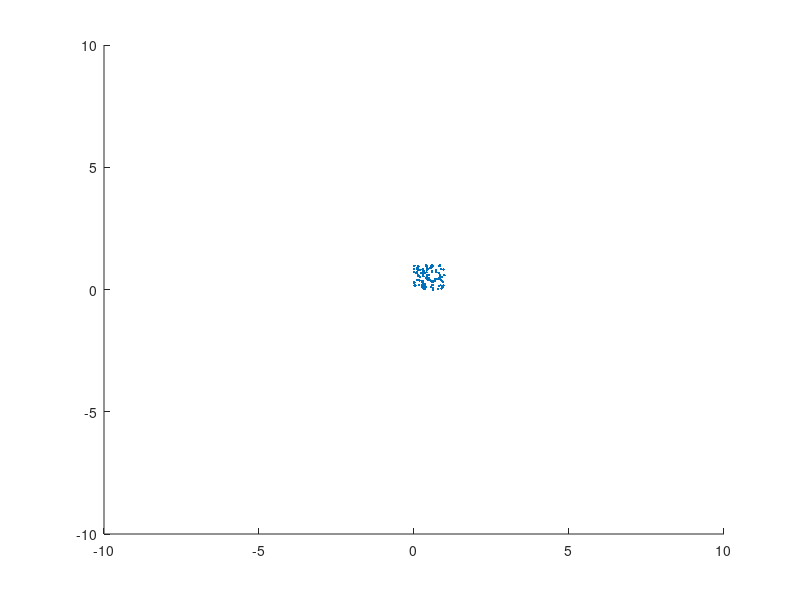

The MATLAB source for this figure: (Note: this script raises an error after producing the figure.)
n = 100;
d = 2;
X = rand(n,2*d);    % half the state is the position, half the state is the component velocity

for t=1:100
    % Draw positions
    scatter(X(:,1), X(:,2), '.')
    xlim([-10, 10]);
    ylim([-10, 10]);
    pause(0.1)
    % Update positions
    X = updatePosition(X);
end

%% Functions

function Xnew = updatePosition(X)
    d = size(X,2)/2;
    Xnew = X;
    for i=1:size(X,1)
        % Center of Mass
        v1 = centerOfMass(X, i, 100);
        % Similarity
        v2 = noCollisions(X, i, 0.1);
        % Match velocity
        v3 = matchVelocity(X, i, 100);
        v = v1 + v2 + v3;
        % v = v1 + v2;
        Xnew(i,d+1:end) = v + X(i,d+1:end);
        Xnew(i,1:d) = Xnew(i,1:d) + Xnew(i,d+1:end);
    end
end

function dv = centerOfMass(X, i, factor)
    d = size(X,2)/2;
    CM = sum(X(1:d),1)/size(X,1);
    dv = (CM - X(i,1:d)) / factor;
end

function dv = noCollisions(X, i, tol)
    d = size(X,2)/2;
    dv = zeros(1, d);
    for j=1:size(X,1)
        if i ~= j && norm(X(i,1:d) - X(j,1:d), 2) < tol
            dv = dv - (X(j,1:d) - X(i,1:d));
        end
    end
end

function dv = matchVelocity(X, i, factor)
    d = size(X,2)/2;
    MV = (sum(X(:,d+1:end),1) - X(i,d+1:end))/(size(X,1) - 1);
    dv = (MV - X(i,d+1:end)) / factor;
end

